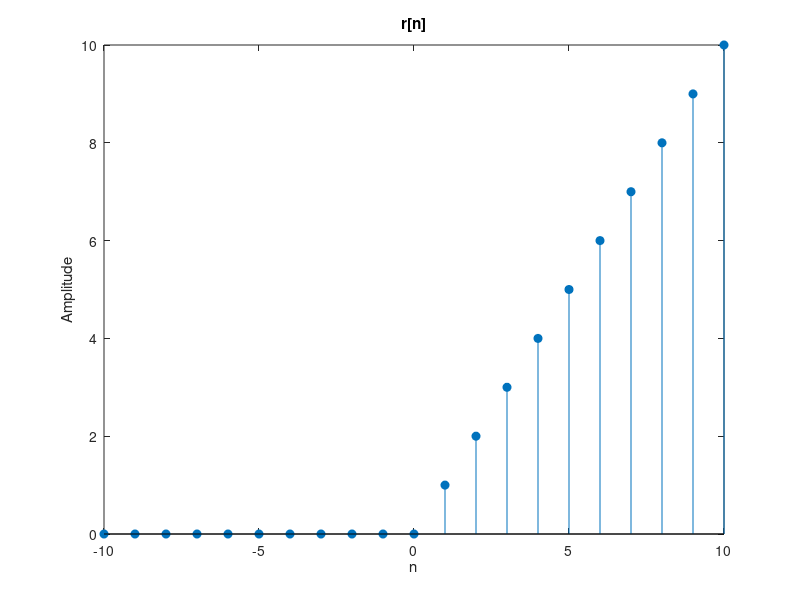

MATLAB code for this plot:
%To generate unit step signal
clc
clear all
close all
n=-10:10;
x=n.*(n>=0);
stem(n,x,'filled'),
xlabel('n'),ylabel('Amplitude'),
title('r[n]')
